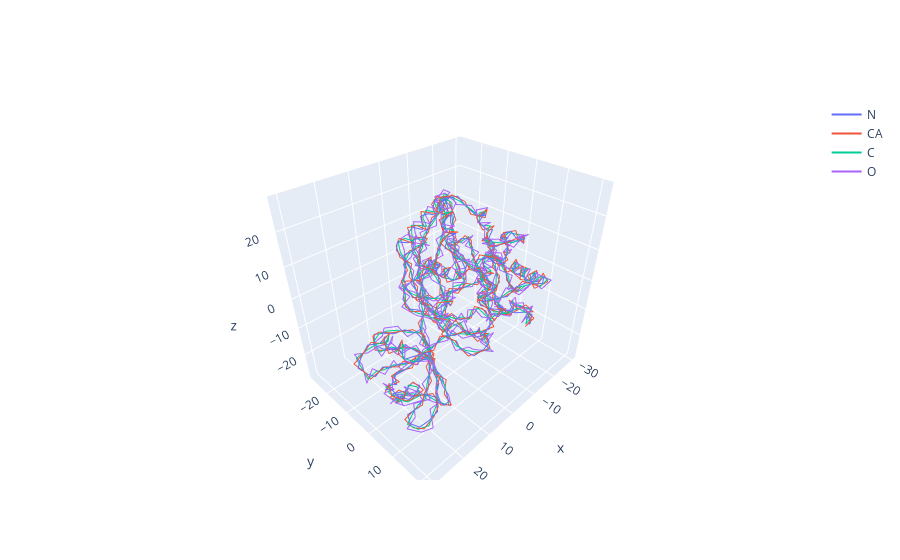

Notebook code for this chart:
### Markdown cell above
# Selection
You can access proteins in two ways:

1. Using their index
2. By their ID

### Code cell
# Index
print(ds[10])
ds[10].plot_structure()

### Figure 1 — Plotly figure (JSON) as saved in the notebook; plotly's stock layout.template omitted (floating-point values rounded to 4 significant figures; data arrays with more than 128 entries replaced by an {"elided": "..."} marker saying what was removed)
{"data": [{"mode": "lines", "name": "N", "text": {"elided": "356 str values"}, "type": "scatter3d", "x": {"elided": "356 float values"}, "y": {"elided": "356 float values"}, "z": {"elided": "356 float values"}}, {"mode": "lines", "name": "CA", "text": {"elided": "356 str values"}, "type": "scatter3d", "x": {"elided": "356 float values"}, "y": {"elided": "356 float values"}, "z": {"elided": "356 float values"}}, {"mode": "lines", "name": "C", "text": {"elided": "356 str values"}, "type": "scatter3d", "x": {"elided": "356 float values"}, "y": {"elided": "356 float values"}, "z": {"elided": "356 float values"}}, {"mode": "lines", "name": "O", "text": {"elided": "356 str values"}, "type": "scatter3d", "x": {"elided": "356 float values"}, "y": {"elided": "356 float values"}, "z": {"elided": "356 float values"}}], "layout": {}}
